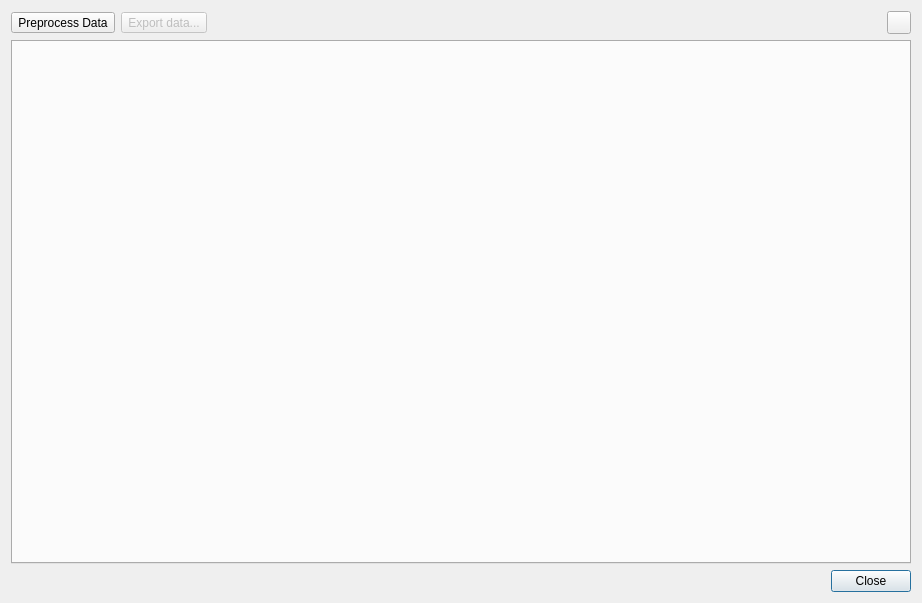
<?xml version="1.0" encoding="UTF-8"?>
<ui version="4.0">
 <author>Anton Rau</author>
 <class>TraffiCageDialog</class>
 <widget class="QDialog" name="TraffiCageDialog">
  <property name="geometry">
   <rect>
    <x>0</x>
    <y>0</y>
    <width>922</width>
    <height>603</height>
   </rect>
  </property>
  <property name="windowTitle">
   <string>TraffiCage</string>
  </property>
  <layout class="QVBoxLayout" name="verticalLayout">
   <item>
    <layout class="QHBoxLayout" name="toolbarLayout">
     <item>
      <widget class="QToolButton" name="toolButtonPreprocess">
       <property name="text">
        <string>Preprocess Data</string>
       </property>
       <property name="icon">
        <iconset resource="../../../../../resources/resources.qrc">
         <normaloff>:/icons/preprocess.png</normaloff>:/icons/preprocess.png</iconset>
       </property>
       <property name="toolButtonStyle">
        <enum>Qt::ToolButtonStyle::ToolButtonTextBesideIcon</enum>
       </property>
      </widget>
     </item>
     <item>
      <widget class="QToolButton" name="toolButtonExport">
       <property name="enabled">
        <bool>false</bool>
       </property>
       <property name="text">
        <string>Export data...</string>
       </property>
       <property name="icon">
        <iconset resource="../../../../../resources/resources.qrc">
         <normaloff>:/icons/icons8-export-16.png</normaloff>:/icons/icons8-export-16.png</iconset>
       </property>
       <property name="toolButtonStyle">
        <enum>Qt::ToolButtonStyle::ToolButtonTextBesideIcon</enum>
       </property>
      </widget>
     </item>
     <item>
      <spacer name="horizontalSpacer">
       <property name="orientation">
        <enum>Qt::Orientation::Horizontal</enum>
       </property>
       <property name="sizeHint" stdset="0">
        <size>
         <width>40</width>
         <height>20</height>
        </size>
       </property>
      </spacer>
     </item>
     <item>
      <widget class="QToolButton" name="toolButtonHelp">
       <property name="icon">
        <iconset resource="../../../../../resources/resources.qrc">
         <normaloff>:/icons/icons8-help-16.png</normaloff>:/icons/icons8-help-16.png</iconset>
       </property>
      </widget>
     </item>
    </layout>
   </item>
   <item>
    <widget class="QTabWidget" name="tabWidget">
     <property name="currentIndex">
      <number>-1</number>
     </property>
    </widget>
   </item>
   <item>
    <widget class="QDialogButtonBox" name="buttonBox">
     <property name="orientation">
      <enum>Qt::Orientation::Horizontal</enum>
     </property>
     <property name="standardButtons">
      <set>QDialogButtonBox::StandardButton::Close</set>
     </property>
    </widget>
   </item>
  </layout>
 </widget>
 <resources>
  <include location="../../../../../resources/resources.qrc"/>
 </resources>
 <connections>
  <connection>
   <sender>buttonBox</sender>
   <signal>accepted()</signal>
   <receiver>TraffiCageDialog</receiver>
   <slot>accept()</slot>
   <hints>
    <hint type="sourcelabel">
     <x>248</x>
     <y>254</y>
    </hint>
    <hint type="destinationlabel">
     <x>157</x>
     <y>274</y>
    </hint>
   </hints>
  </connection>
  <connection>
   <sender>buttonBox</sender>
   <signal>rejected()</signal>
   <receiver>TraffiCageDialog</receiver>
   <slot>reject()</slot>
   <hints>
    <hint type="sourcelabel">
     <x>316</x>
     <y>260</y>
    </hint>
    <hint type="destinationlabel">
     <x>286</x>
     <y>274</y>
    </hint>
   </hints>
  </connection>
 </connections>
</ui>
